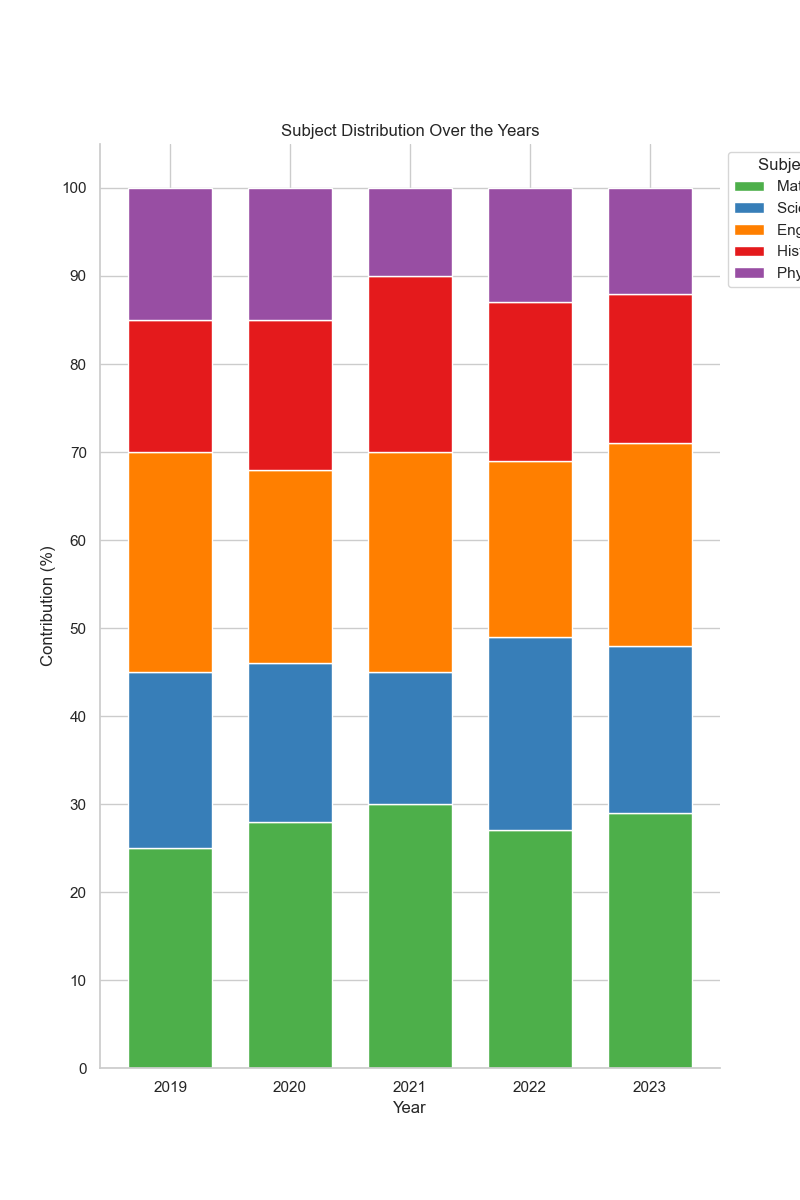

The Python source for this figure:

import pandas as pd
import matplotlib.pyplot as plt
import seaborn as sns

data = [
    {'Year': 2019, 'Math (%)': 25, 'Science (%)': 20, 'English (%)': 25, 'History (%)': 15, 'Physical Education (%)': 15},
    {'Year': 2020, 'Math (%)': 28, 'Science (%)': 18, 'English (%)': 22, 'History (%)': 17, 'Physical Education (%)': 15},
    {'Year': 2021, 'Math (%)': 30, 'Science (%)': 15, 'English (%)': 25, 'History (%)': 20, 'Physical Education (%)': 10},
    {'Year': 2022, 'Math (%)': 27, 'Science (%)': 22, 'English (%)': 20, 'History (%)': 18, 'Physical Education (%)': 13},
    {'Year': 2023, 'Math (%)': 29, 'Science (%)': 19, 'English (%)': 23, 'History (%)': 17, 'Physical Education (%)': 12}
]

df = pd.DataFrame(data)
df.set_index('Year', inplace=True)
df_normalized = df.div(df.sum(axis=1), axis=0) * 100

colors = ['#4daf4a', '#377eb8', '#ff7f00', '#e41a1c', '#984ea3']

sns.set_style('whitegrid')

plt.figure(figsize=(8, 12))

bottom = None
bar_width = 0.7
for (columnName, columnData), color in zip(df_normalized.iteritems(), colors):
    plt.bar(df_normalized.index, columnData, bottom=bottom, color=color, label=columnName, edgecolor='white', width=bar_width)
    bottom = columnData if bottom is None else bottom + columnData

plt.legend(title="Subject Contribution", loc='upper left', bbox_to_anchor=(1,1))
plt.title('Subject Distribution Over the Years')
plt.xlabel('Year')
plt.ylabel('Contribution (%)')
plt.xticks(df_normalized.index)
plt.yticks(range(0, 101, 10))
sns.despine()

plt.show()
